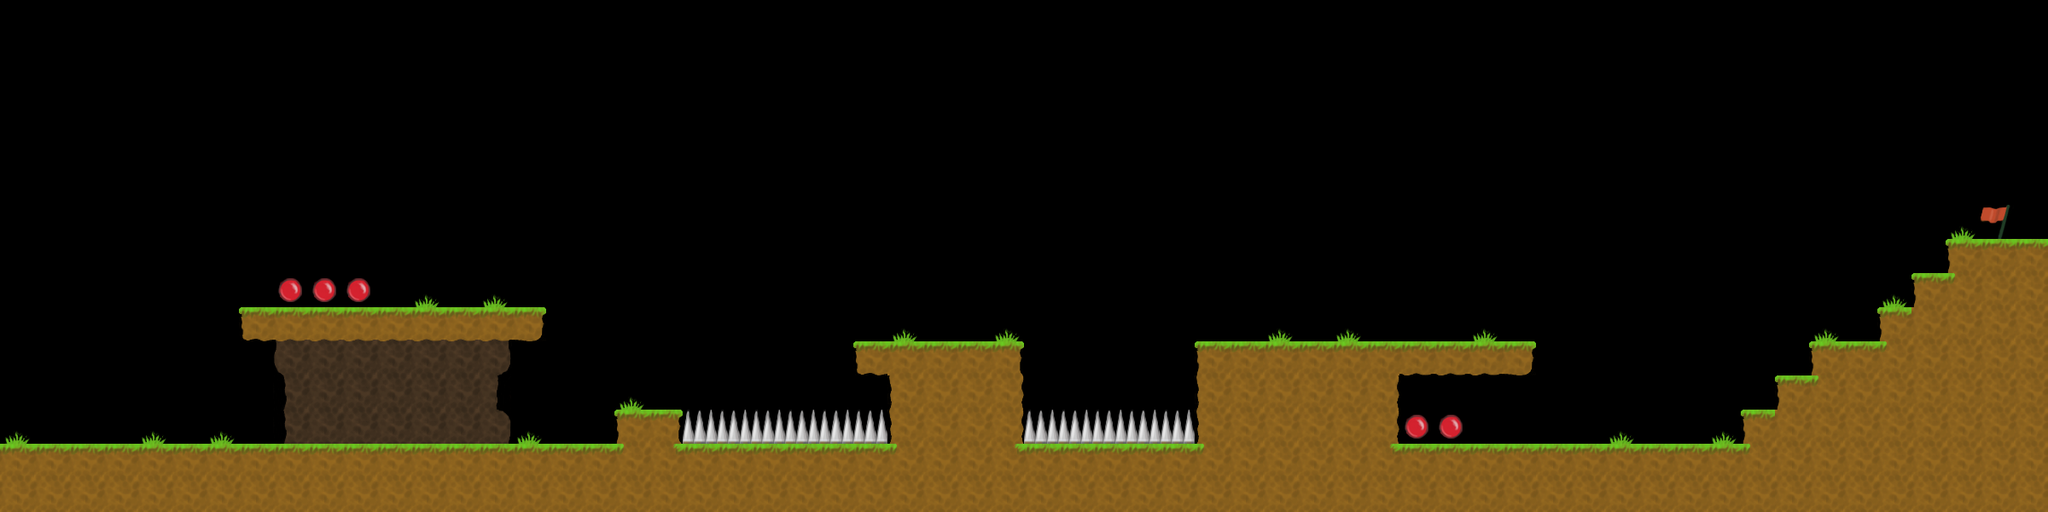

This game map was drawn from its Tiled (.tmx) file and the tilesets committed beside it. A one-line description and the full map source follow:
An orthogonal 60x15 tile map with 40x40 px tiles, 2 tile layers (1, 2), 2 tilesets.

<map version="1.0" orientation="orthogonal" renderorder="right-down" width="60" height="15" tilewidth="40" tileheight="40" nextobjectid="1">
 <tileset firstgid="1" name="tiles" tilewidth="40" tileheight="40" tilecount="40" columns="10">
  <image source="../tiles.png" width="400" height="160" />
 </tileset>
 <tileset firstgid="41" name="tiles" tilewidth="40" tileheight="40" tilecount="40" columns="10">
  <image source="../tiles.png" width="400" height="160" />
 </tileset>
 <layer name="1" width="60" height="15">
  <data encoding="csv">
0,0,0,0,0,0,0,0,0,0,0,0,0,0,0,0,0,0,0,0,0,0,0,0,0,0,0,0,0,0,0,0,0,0,0,0,0,0,0,0,0,0,0,0,0,0,0,0,0,0,0,0,0,0,0,0,0,0,0,0,
0,0,0,0,0,0,0,0,0,0,0,0,0,0,0,0,0,0,0,0,0,0,0,0,0,0,0,0,0,0,0,0,0,0,0,0,0,0,0,0,0,0,0,0,0,0,0,0,0,0,0,0,0,0,0,0,0,0,0,0,
0,0,0,0,0,0,0,0,0,0,0,0,0,0,0,0,0,0,0,0,0,0,0,0,0,0,0,0,0,0,0,0,0,0,0,0,0,0,0,0,0,0,0,0,0,0,0,0,0,0,0,0,0,0,0,0,0,0,0,0,
0,0,0,0,0,0,0,0,0,0,0,0,0,0,0,0,0,0,0,0,0,0,0,0,0,0,0,0,0,0,0,0,0,0,0,0,0,0,0,0,0,0,0,0,0,0,0,0,0,0,0,0,0,0,0,0,0,0,0,0,
0,0,0,0,0,0,0,0,0,0,0,0,0,0,0,0,0,0,0,0,0,0,0,0,0,0,0,0,0,0,0,0,0,0,0,0,0,0,0,0,0,0,0,0,0,0,0,0,0,0,0,0,0,0,0,0,0,0,0,0,
0,0,0,0,0,0,0,0,0,0,0,0,0,0,0,0,0,0,0,0,0,0,0,0,0,0,0,0,0,0,0,0,0,0,0,0,0,0,0,0,0,0,0,0,0,0,0,0,0,0,0,0,0,0,0,0,0,0,0,0,
0,0,0,0,0,0,0,0,0,0,0,0,0,0,0,0,0,0,0,0,0,0,0,0,0,0,0,0,0,0,0,0,0,0,0,0,0,0,0,0,0,0,0,0,0,0,0,0,0,0,0,0,0,0,0,0,0,6,7,0,
0,0,0,0,0,0,0,0,0,0,0,0,0,0,0,0,0,0,0,0,0,0,0,0,0,0,0,0,0,0,0,0,0,0,0,0,0,0,0,0,0,0,0,0,0,0,0,0,0,0,0,0,0,0,0,0,0,0,0,0,
0,0,0,0,0,0,0,0,0,0,0,0,6,0,6,0,0,0,0,0,0,0,0,0,0,0,0,0,0,0,0,0,0,0,0,0,0,0,0,0,0,0,0,0,0,0,0,0,0,0,0,0,0,0,0,6,0,0,0,0,
0,0,0,0,0,0,0,0,13,45,45,45,45,45,14,0,0,0,0,0,0,0,0,0,0,0,6,0,0,6,0,0,0,0,0,0,0,6,0,6,0,0,0,6,0,0,0,0,0,0,0,0,0,6,0,0,0,0,0,0,
0,0,0,0,0,0,0,0,61,45,45,45,45,45,62,0,0,0,0,0,0,0,0,0,0,0,0,0,0,0,0,0,0,0,0,0,0,0,0,0,0,0,0,0,0,0,0,0,0,0,0,0,0,0,0,0,0,0,0,0,
0,0,0,0,0,0,0,0,71,45,45,45,45,45,72,0,0,0,6,0,0,0,0,0,0,0,0,0,0,0,0,0,0,0,0,0,0,0,0,0,0,0,0,0,0,0,0,0,0,0,0,0,0,0,0,0,0,0,0,0,
6,0,0,0,6,0,6,0,71,45,45,45,45,45,52,6,0,0,0,0,3,3,3,3,3,3,0,0,0,0,3,3,3,3,3,0,0,0,0,0,0,0,0,0,0,0,0,6,0,0,6,0,0,0,0,0,0,0,0,0,
0,0,0,0,0,0,0,0,0,0,0,0,0,0,0,0,0,0,0,0,0,0,0,0,0,0,0,0,0,0,0,0,0,0,0,0,0,0,0,0,0,0,0,0,0,0,0,0,0,0,0,0,0,0,0,0,0,0,0,0,
0,0,0,0,0,0,0,0,0,0,0,0,0,0,0,0,0,0,0,0,0,0,0,0,0,0,0,0,0,0,0,0,0,0,0,0,0,0,0,0,0,0,0,0,0,0,0,0,0,0,0,0,0,0,0,0,0,0,0,0
</data>
 </layer>
 <layer name="2" width="60" height="15">
  <data encoding="csv">
0,0,0,0,0,0,0,0,0,0,0,0,0,0,0,0,0,0,0,0,0,0,0,0,0,0,0,0,0,0,0,0,0,0,0,0,0,0,0,0,0,0,0,0,0,0,0,0,0,0,0,0,0,0,0,0,0,0,0,0,
0,0,0,0,0,0,0,0,0,0,0,0,0,0,0,0,0,0,0,0,0,0,0,0,0,0,0,0,0,0,0,0,0,0,0,0,0,0,0,0,0,0,0,0,0,0,0,0,0,0,0,0,0,0,0,0,0,0,0,0,
0,0,0,0,0,0,0,0,0,0,0,0,0,0,0,0,0,0,0,0,0,0,0,0,0,0,0,0,0,0,0,0,0,0,0,0,0,0,0,0,0,0,0,0,0,0,0,0,0,0,0,0,0,0,0,0,0,0,0,0,
0,0,0,0,0,0,0,0,0,0,0,0,0,0,0,0,0,0,0,0,0,0,0,0,0,0,0,0,0,0,0,0,0,0,0,0,0,0,0,0,0,0,0,0,0,0,0,0,0,0,0,0,0,0,0,0,0,0,0,0,
0,0,0,0,0,0,0,0,0,0,0,0,0,0,0,0,0,0,0,0,0,0,0,0,0,0,0,0,0,0,0,0,0,0,0,0,0,0,0,0,0,0,0,0,0,0,0,0,0,0,0,0,0,0,0,0,0,0,0,0,
0,0,0,0,0,0,0,0,0,0,0,0,0,0,0,0,0,0,0,0,0,0,0,0,0,0,0,0,0,0,0,0,0,0,0,0,0,0,0,0,0,0,0,0,0,0,0,0,0,0,0,0,0,0,0,0,0,0,0,0,
0,0,0,0,0,0,0,0,0,0,0,0,0,0,0,0,0,0,0,0,0,0,0,0,0,0,0,0,0,0,0,0,0,0,0,0,0,0,0,0,0,0,0,0,0,0,0,0,0,0,0,0,0,0,0,0,0,0,0,0,
0,0,0,0,0,0,0,0,0,0,0,0,0,0,0,0,0,0,0,0,0,0,0,0,0,0,0,0,0,0,0,0,0,0,0,0,0,0,0,0,0,0,0,0,0,0,0,0,0,0,0,0,0,0,0,0,0,23,1,1,
0,0,0,0,0,0,0,0,50,50,50,0,0,0,0,0,0,0,0,0,0,0,0,0,0,0,0,0,0,0,0,0,0,0,0,0,0,0,0,0,0,0,0,0,0,0,0,0,0,0,0,0,0,0,0,0,23,30,2,2,
0,0,0,0,0,0,0,55,56,56,56,56,56,56,56,57,0,0,0,0,0,0,0,0,0,0,0,0,0,0,0,0,0,0,0,0,0,0,0,0,0,0,0,0,0,0,0,0,0,0,0,0,0,0,0,23,2,2,2,2,
0,0,0,0,0,0,0,0,0,0,0,0,0,0,0,0,0,0,0,0,0,0,0,0,0,55,41,41,41,64,0,0,0,0,0,23,1,1,1,1,1,16,16,16,17,0,0,0,0,0,0,0,0,23,1,30,2,2,2,2,
0,0,0,0,0,0,0,0,0,0,0,0,0,0,0,0,0,0,0,0,0,0,0,0,0,0,73,42,42,74,0,0,0,0,0,33,26,2,26,26,34,0,0,0,0,0,0,0,0,0,0,0,23,30,2,2,2,2,2,2,
0,0,0,0,0,0,0,0,0,0,0,0,0,0,0,0,0,0,63,64,43,43,43,43,43,43,73,42,42,74,3,3,3,3,3,33,26,2,26,26,34,10,10,0,0,0,0,0,0,0,0,23,2,2,2,2,2,2,2,2,
1,1,1,1,41,41,41,41,41,41,41,41,41,41,41,41,41,41,70,68,41,41,41,41,41,41,70,66,66,68,41,41,41,41,41,30,26,26,26,26,28,41,1,1,1,1,41,41,41,41,41,30,2,2,2,2,2,2,2,2,
2,2,2,2,2,2,2,2,2,2,26,26,26,26,26,26,26,26,26,26,26,26,26,26,26,26,26,26,26,26,26,26,26,26,26,26,26,26,26,26,26,26,26,26,2,26,26,26,26,26,26,26,26,26,26,26,26,26,26,26
</data>
 </layer>
</map>
